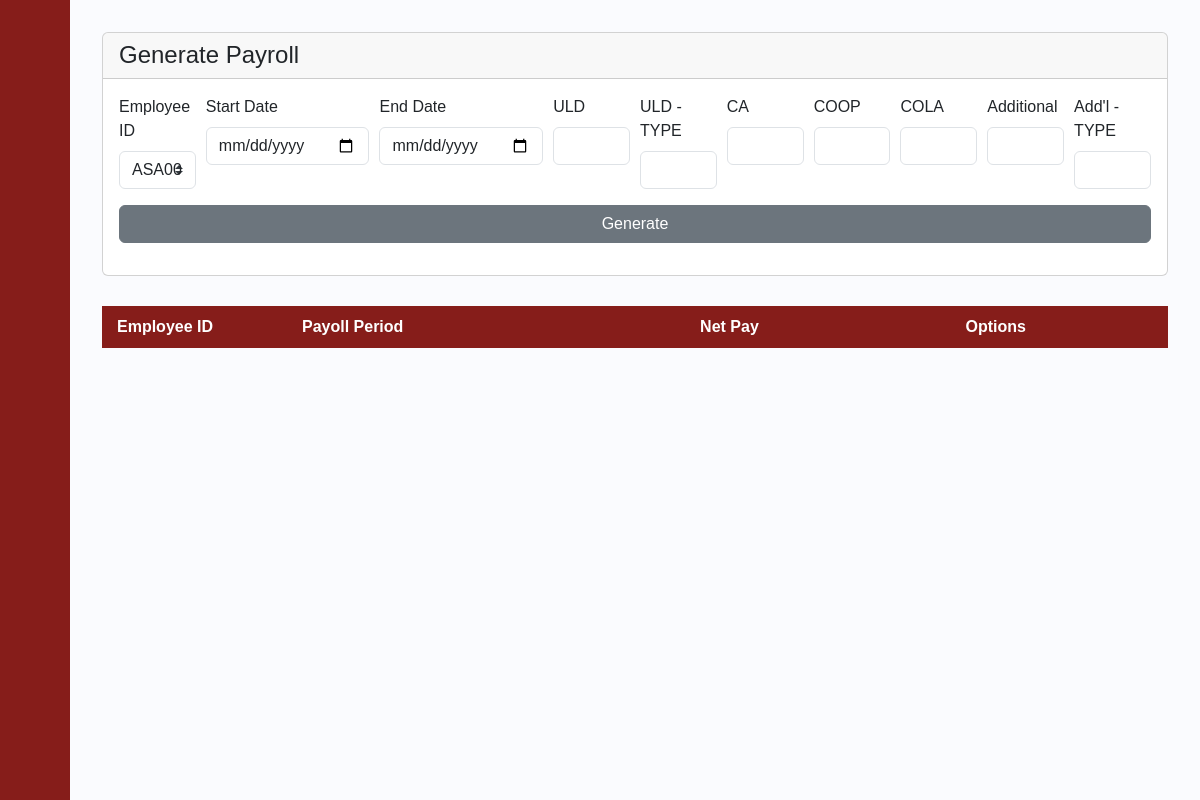
Page /generate_page/1/ on the earlier database version.
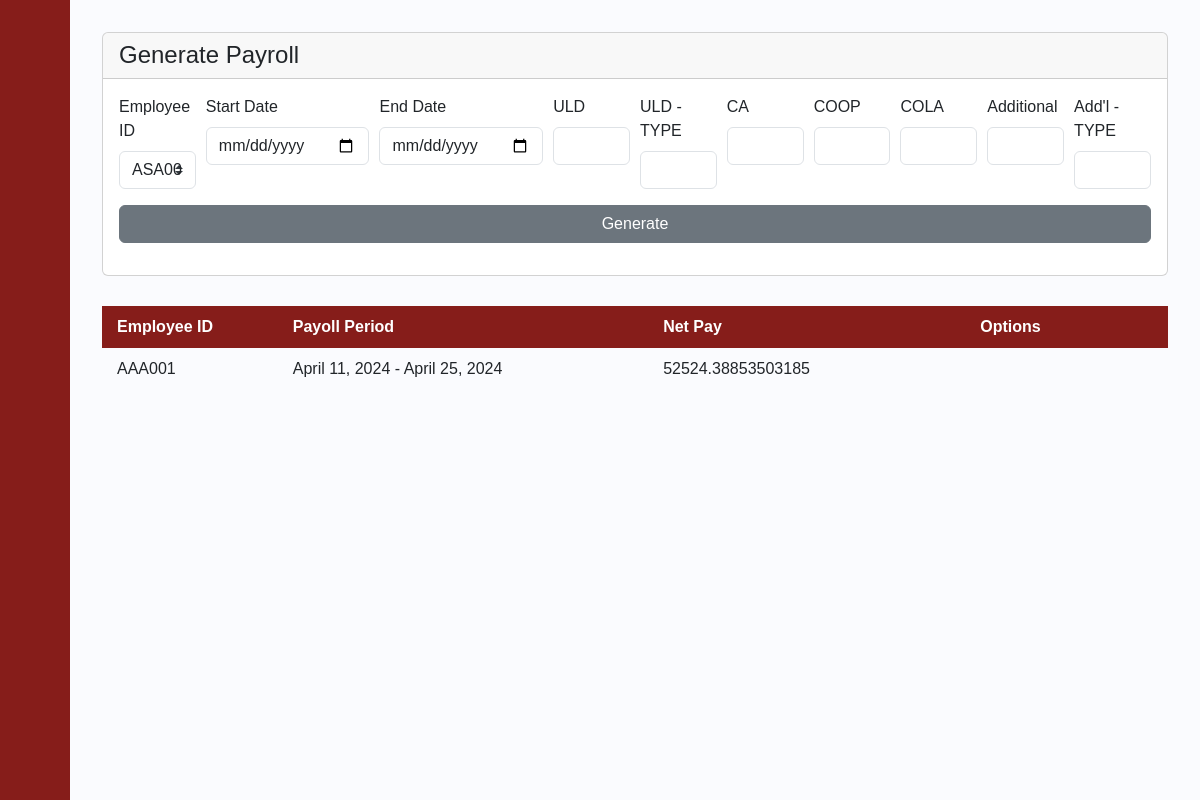
Same page on the later database version.
### payrollapp/models.py (models this page shows, shortened)
class Payslip_Transaction(models.Model):
    Transaction_ID = models.IntegerField(primary_key=True)
    Date_Distributed = models.DateField(blank=True, null=True)
    Start_Date = models.DateField(blank=True, null=True)
    End_Date = models.DateField(blank=True, null=True)
    Net_Pay = models.FloatField()
    Total_Deductions = models.FloatField()
    Absence_Deductions = models.FloatField()
    OT = models.FloatField()
    NightShift = models.FloatField()
    Holiday_Comp = models.FloatField()
    Employee_ID = models.ForeignKey(Employee, on_delete=models.CASCADE)
    SSS_Rate_ID = models.FloatField()
    PhilHealth_Rate_ID = models.FloatField()
    HDMF_Rate_ID = models.FloatField()
    WTAX_Rate_ID = models.FloatField()
    HMO_Rate_ID = models.FloatField()
    ULDeductions_Rate_ID = models.ForeignKey(UNIFORMLAPTOPDEDUCTIONS, on_delete=models.CASCADE)
    CA_Rate_ID = models.ForeignKey(CA, on_delete=models.CASCADE)
    COOP_Rate_ID = models.ForeignKey(COOP, on_delete=models.CASCADE)
    COLA_Rate_ID = models.ForeignKey(COLA, on_delete=models.CASCADE)
    AddtlEarning_Rate_ID = models.ForeignKey(ADDITIONAL_EARNINGS, on_delete=models.CASCADE)

class Employee(models.Model):
    Last_name = models.CharField(max_length=255)
    First_name = models.CharField(max_length=255)
    Middle_name = models.CharField(max_length=255, blank=True, null=True)
    id_number = models.CharField(max_length=6, primary_key=True)
    Status  = models.CharField(max_length=255)
    Department  = models.CharField(max_length=255)
    Role   = models.CharField(max_length=255)
    Join_Date = models.DateField(blank=True, null=True)
    Phone_Number = models.CharField(max_length=255)
    Email = models.CharField(max_length=255)
    BankNumber = models.IntegerField()
    Salary   = models.FloatField()
    Vacation_Leaves = models.IntegerField()
    Sick_Leaves = models.IntegerField()
    def getID(self):
        return self.id_number
    def __str__(self):
        z = str(self.getID())
        return z

### payrollapp/views.py (the view)
# urls.py: path('generate_page/<int:UID>/', views.generate_page, name='generate_page'),
def generate_page(request, UID):
    a = Employee.objects.all()
    payslip=Payslip_Transaction.objects.all()
    user = get_object_or_404(USER_ACCOUNT, pk=UID)
    if (request.method == "POST"):
        try:
            employee = request.POST.get('inputID')
        except:
            messages.warning(request, "Error missing values") #VERY NIECHE EDGE CASE(I took a look and the chances are incredibly slim but if in a miracle the company lasts THAT long, reallistically we should have migrated or upgraded but error code just in case)
            return render(request, 'payrollapp/generate_page.html' , {'user':user, 'a':a, 'payslip':payslip})
        try:
            start  = request.POST.get('inputStartDate')
            try:
                start = datetime.strptime(start, "%Y-%m-%d").date()
            except ValueError:
                messages.warning(request, "Invalid date format. Please use YYYY-MM-DD.")
                return render(request, 'payrollapp/generate_page.html' , {'user':user, 'a':a, 'payslip':payslip})
        except:
            messages.warning(request, "Error missing values") #VERY NIECHE EDGE CASE(I took a look and the chances are incredibly slim but if in a miracle the company lasts THAT long, reallistically we should have migrated or upgraded but error code just in case)
            return render(request, 'payrollapp/generate_page.html' , {'user':user, 'a':a,'payslip':payslip})
        try:
            end  = request.POST.get('inputEndDate')
            try:
                end = datetime.strptime(end, "%Y-%m-%d").date()
            except ValueError:
                messages.warning(request, "Invalid date format. Please use YYYY-MM-DD.")
                return render(request, 'payrollapp/generate_page.html', {'user':user, 'a':a, 'payslip':payslip})
        except:
            messages.warning(request, "Error missing values") #VERY NIECHE EDGE CASE(I took a look and the chances are incredibly slim but if in a miracle the company lasts THAT long, reallistically we should have migrated or upgraded but error code just in case)
            return render(request, 'payrollapp/generate_page.html', {'user':user, 'a':a, 'payslip':payslip})
        try:
            ULD_AM = request.POST.get('inputULD')
        except:
            messages.warning(request, "Error missing values") #VERY NIECHE EDGE CASE(I took a look and the chances are incredibly slim but if in a miracle the company lasts THAT long, reallistically we should have migrated or upgraded but error code just in case)
            return render(request, 'payrollapp/generate_page.html', {'user':user, 'a':a, 'payslip':payslip})
        try:
            ULD_T = request.POST.get('inputULDT')
        except:
            messages.warning(request, "Error missing values") #VERY NIECHE EDGE CASE(I took a look and the chances are incredibly slim but if in a miracle the company lasts THAT long, reallistically we should have migrated or upgraded but error code just in case)
            return render(request, 'payrollapp/generate_page.html', {'user':user, 'a':a, 'payslip':payslip})
        try:
            CA_AM = request.POST.get('inputCA')
        except:
            messages.warning(request, "Error missing values") #VERY NIECHE EDGE CASE(I took a look and the chances are incredibly slim but if in a miracle the company lasts THAT long, reallistically we should have migrated or upgraded but error code just in case)
            return render(request, 'payrollapp/generate_page.html', {'user':user, 'a':a, 'payslip':payslip})
        try:
            COOP_AM = request.POST.get('inputCOOP')
        except:
            messages.warning(request, "Error missing values") #VERY NIECHE EDGE CASE(I took a look and the chances are incredibly slim but if in a miracle the company lasts THAT long, reallistically we should have migrated or upgraded but error code just in case)
            return render(request, 'payrollapp/generate_page.html', {'user':user, 'a':a, 'payslip':payslip})
        try:
            COLA_AM = request.POST.get('inputCOLA')
        except:
            messages.warning(request, "Error missing values") #VERY NIECHE EDGE CASE(I took a look and the chances are incredibly slim but if in a miracle the company lasts THAT long, reallistically we should have migrated or upgraded but error code just in case)
            return render(request, 'payrollapp/generate_page.html', {'user':user}, {'a':a}, {'payslip':payslip})
        try:
            ADDE_AM = request.POST.get('inputADDE')
        except:
            messages.warning(request, "Error missing values") #VERY NIECHE EDGE CASE(I took a look and the chances are incredibly slim but if in a miracle the company lasts THAT long, reallistically we should have migrated or upgraded but error code just in case)
            return render(request, 'payrollapp/generate_page.html' , {'user':user, 'a':a, 'payslip':payslip})
        try:
            ADDE_T = request.POST.get('inputADDET')
        except:
            messages.warning(request, "Error missing values") #VERY NIECHE EDGE CASE(I took a look and the chances are incredibly slim but if in a miracle the company lasts THAT long, reallistically we should have migrated or upgraded but error code just in case)
            return render(request, 'payrollapp/generate_page.html' , {'user':user, 'a':a, 'payslip':payslip})
        total, absenceDues, SSS_RATE_ID, PH_ID, HDMF_ID,  WITH_ID, OT, NightIncrease , Holiday_Comp, Total_Deductions = calculateSALARY(employee, start, end, ULD_AM, ULD_T, CA_AM, COOP_AM, COLA_AM, ADDE_AM, ADDE_T)
        try:
            if Payslip_Transaction.objects.filter(End_Date=end).exists():
                print('error already exists')
            else:
                xyz = get_object_or_404(HMO, pk=1)
                Payslip_Transaction.objects.create(
                Date_Distributed = datetime.now().date(),
                Start_Date = start,
                End_Date = end,
                Net_Pay = total,
                Total_Deductions= Total_Deductions,
                Absence_Deductions = absenceDues,
                OT= OT,
                NightShift = NightIncrease,
                Holiday_Comp = Holiday_Comp,
                Employee_ID = get_object_or_404(Employee, pk=employee),
                SSS_Rate_ID = SSS_RATE_ID,
                PhilHealth_Rate_ID = PH_ID,
                HDMF_Rate_ID = HDMF_ID,
                WTAX_Rate_ID = WITH_ID,
                HMO_Rate_ID = xyz.HMO_Amount,
                ULDeductions_Rate_ID = UNIFORMLAPTOPDEDUCTIONS.objects.last(),
                CA_Rate_ID = CA.objects.last(),
                COOP_Rate_ID = COOP.objects.last(),
                COLA_Rate_ID = COLA.objects.last(),
                AddtlEarning_Rate_ID = ADDITIONAL_EARNINGS.objects.last()
                )
                messages.success(request, "Payroll successfully generated!")
        except:
            print("Soemthing fked up")
        return render(request, 'payrollapp/generate_page.html' , {'user':user,'a':a, 'payslip':payslip})
    else:
        return render(request, 'payrollapp/generate_page.html' , {'user':user,'a':a, 'payslip':payslip})

### payrollapp/templates/payrollapp/generate_page.html (shortened to what this page needs)
{% extends 'payrollapp/base.html' %}
{% load static %}
{% block content %}
<div class="content">
    <div class="card">
        <h4 class="card-header">Generate Payroll</h4>
        <div class="card-body">
            <form method="POST" action="#">{% csrf_token %}
                <div class="form-row">
                    <div class="form-group col-md-1">
                        <label for="inputID">Employee ID</label>
                        <select class="form-control custom-select mr-sm-2" id="inputID" name="inputID" required>
                        {% for b in a %}
                            <option value="{{b.id_number}}">{{b.id_number}}</option>
                        {% endfor %}
                        </select>
                    </div>
                    <div class="form-group col-md-2">
                        <label for="inputStartDate">Start Date</label>
                        <input type="date" class="form-control" id="inputStartDate" name="inputStartDate" required>
                    </div>
                    <div class="form-group col-md-2">
                        <label for="inputEndDate">End Date</label>
                        <input type="date" class="form-control" id="inputEndDate" name="inputEndDate" required>
                    </div>
                    <div class="form-group col-md-1">
                        <label for="inputULD">ULD</label>
                        <input type="number" class="form-control" id="inputULD" name="inputULD" required>
                    </div>
                    <div class="form-group col-md-1">
                        <label for="inputULDT">ULD - TYPE</label>
                        <input type="text" class="form-control" id="inputULDT" name="inputULDT" required>
                    </div>
                    <div class="form-group col-md-1">
                        <label for="inputCA">CA</label>
                        <input type="number" class="form-control" id="inputCA" name="inputCA" required>
                    </div>
                    <div class="form-group col-md-1">
                        <label for="inputCOOP">COOP</label>
                        <input type="number" class="form-control" id="inputCOOP" name="inputCOOP" required>
                    </div>
                    <div class="form-group col-md-1">
                        <label for="inputCOLA">COLA</label>
                        <input type="number" class="form-control" id="inputCOLA" name="inputCOLA" required>
                    </div>
                    <div class="form-group col-md-1">
                        <label for="inputADDE">Additional </label>
                        <input type="number" class="form-control" id="inputADDE" name="inputADDE" required>
                    </div>
                    <div class="form-group col-md-1">
                        <label for="inputADDET">Add'l - TYPE</label>
                        <input type="text" class="form-control" id="inputADDET" name="inputADDET" required>
                    </div>
                </div>
                <div class="text-center">
                    <button class="btn btn-secondary btn-block" type="submit">Generate</button>
                </div>
            </form>
        </div>
    </div>
    <div style="overflow-x:auto;">
        <table id="posts">
            <thead>
                <tr>
                    <th style="width:5%">Employee ID</th>
                    <th style="width:15%">Payoll Period</th>
                    <th style="width:10%">Net Pay</th>
                    <th style="width:8%">Options</th>
                </tr>
            </thead>
            <tbody>
                {% for i in payslip %}
                <tr>
                    <td>{{i.Employee_ID}}</td>
                    <td>{{i.Start_Date}} - {{i.End_Date}}</td>
                    <td>{{i.Net_Pay}}</td>
                    <td class="form-row">
                        <a class="btn" href="{% url 'payroll_breakdown' UID=user.pk  TID=i.Transaction_ID %}"></a>
                    </td>
                </tr>
                {% endfor %}
            </tbody>
        </table>
    </div>
</div>
{% endblock %}

Differences in the rows shown:
added Payslip_Transaction: Employee_ID "AAA001", Start_Date "April 11, 2024", End_Date "April 25, 2024", Net_Pay "52524.38853503185"
